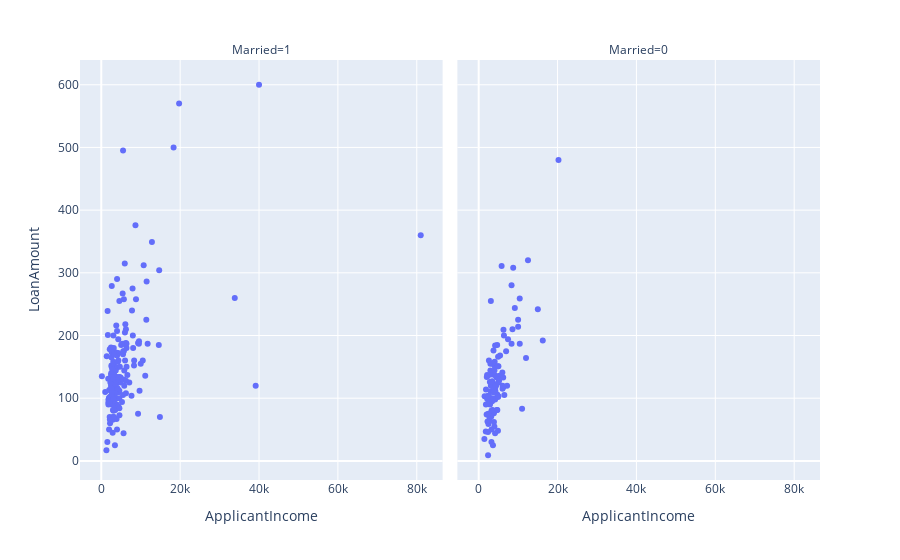

Notebook source saved alongside this figure:
### Code cell
px.scatter(
    data_frame=loan_data,
    x="ApplicantIncome",
    y="LoanAmount",
    facet_col="Married"
)

### Figure 1 — Plotly figure (JSON) as saved in the notebook; plotly's stock layout.template omitted (floating-point values rounded to 4 significant figures; data arrays with more than 128 entries replaced by an {"elided": "..."} marker saying what was removed)
{"data": [{"hovertemplate": "Married=1<br>ApplicantIncome=%{x}<br>LoanAmount=%{y}<extra></extra>", "legendgroup": "", "marker": {"color": "#636efa", "symbol": "circle"}, "mode": "markers", "name": "", "orientation": "v", "showlegend": false, "type": "scatter", "x": {"elided": "187 int values"}, "xaxis": "x", "y": {"elided": "187 int values"}, "yaxis": "y"}, {"hovertemplate": "Married=0<br>ApplicantIncome=%{x}<br>LoanAmount=%{y}<extra></extra>", "legendgroup": "", "marker": {"color": "#636efa", "symbol": "circle"}, "mode": "markers", "name": "", "orientation": "v", "showlegend": false, "type": "scatter", "x": [6950, 2876, 3062, 4408, 6000, 3600, 4166, 4683, 6400, 1853, 2479, 1442, 2400, 1836, 3069, 7200, 4095, 16250, 3358, 3588, 4166, 3547, 3237, 2500, 4053, 3750, 5000, 1500, 2718, 4606, 4885, 2137, 2600, 4166, 3086, 10000, 2965, 2833, 4133, 3812, 2971, 4692, 3400, 4583, 6283, 2600, 20233, 6277, 8566, 3620, 2060, 5316, 3167, 2237, 3975, 3510, 7441, 3254, 1800, 3858, 3418, 3867, 3200, 2366, 2014, 6500, 3427, 3481, 4300, 9166, 5815, 2138, 8333, 4230, 6045, 3244, 3500, 4723, 3598, 4000, 5166, 5000, 8333, 2378, 14999, 2755, 4166, 3750, 12000, 8750, 5417, 6216, 3083, 6050, 2583, 10408, 11000, 4191, 2333, 3748, 4843, 10416, 4950, 12500, 10000, 4895, 3180, 3846, 2435, 4923, 2378], "xaxis": "x2", "y": [175, 90, 111, 120, 141, 80, 98, 185, 200, 114, 59, 35, 104, 90, 71, 120, 151, 192, 80, 110, 184, 80, 30, 96, 158, 113, 103, 103, 70, 81, 48, 137, 160, 116, 120, 225, 155, 126, 122, 112, 144, 106, 95, 133, 209, 99, 480, 118, 210, 25, 134, 136, 74, 63, 55, 76, 194, 50, 47, 76, 127, 62, 126, 136, 74, 105, 138, 155, 136, 244, 311, 99, 280, 112, 115, 80, 81, 81, 100, 144, 128, 151, 187, 9, 242, 65, 44, 176, 164, 308, 168, 133, 255, 120, 104, 259, 83, 120, 102, 110, 151, 187, 125, 320, 214, 102, 71, 111, 75, 166, 46], "yaxis": "y2"}], "layout": {"annotations": [{"font": {}, "showarrow": false, "text": "Married=1", "x": 0.245, "xanchor": "center", "xref": "paper", "y": 1, "yanchor": "bottom", "yref": "paper"}, {"font": {}, "showarrow": false, "text": "Married=0", "x": 0.755, "xanchor": "center", "xref": "paper", "y": 1, "yanchor": "bottom", "yref": "paper"}], "legend": {"tracegroupgap": 0}, "margin": {"t": 60}, "xaxis": {"anchor": "y", "domain": [0, 0.49], "title": {"text": "ApplicantIncome"}}, "xaxis2": {"anchor": "y2", "domain": [0.51, 1], "matches": "x", "title": {"text": "ApplicantIncome"}}, "yaxis": {"anchor": "x", "domain": [0, 1], "title": {"text": "LoanAmount"}}, "yaxis2": {"anchor": "x2", "domain": [0, 1], "matches": "y", "showticklabels": false}}}
